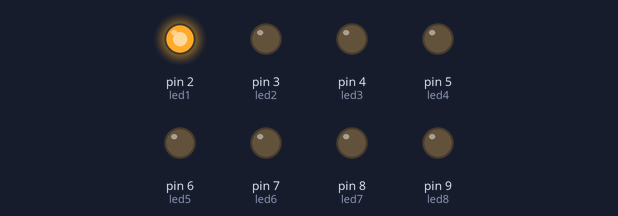
The sketch below on a simulated Arduino Uno, built with avr-gcc and run on an emulated ATmega328P. Shown: output pins drawn as LEDs (lit = HIGH).

Above: at 0.05 s.
At 0.65 s:
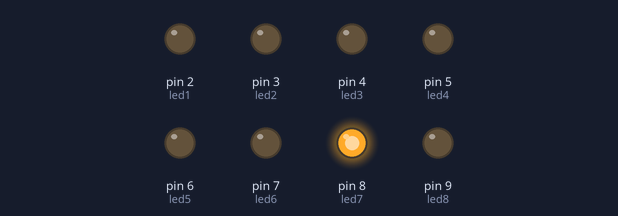
At 1.25 s:
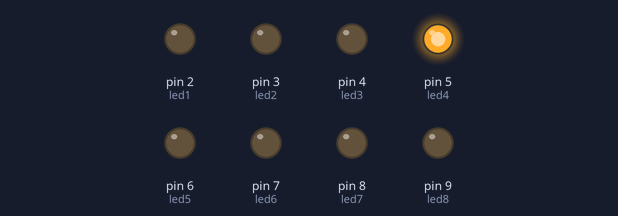
At 1.75 s:
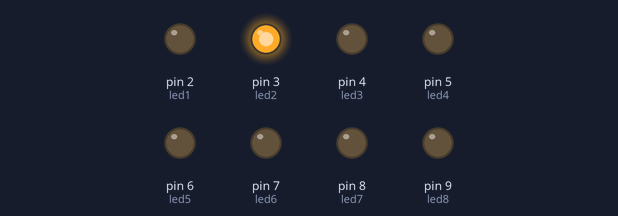
At 2.4 s:
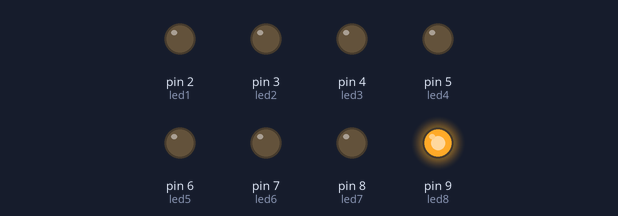
At 3.45 s:
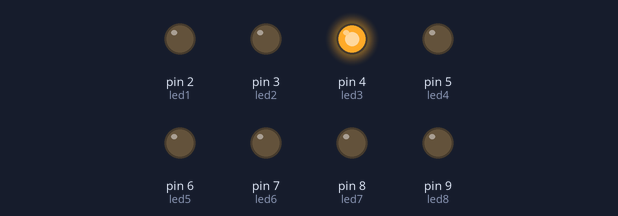
Timing chart, 0 to 3.8 s (numbered marks = the images above):
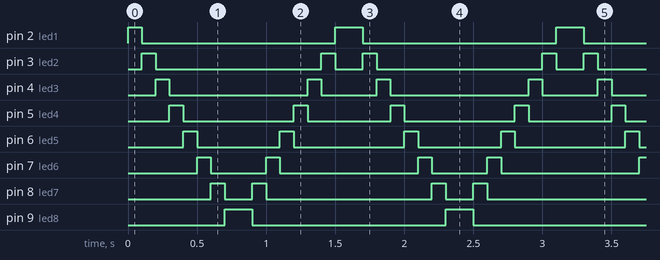

The sketch:

Forward___Reverse.ino
```cpp
int led1 = 2;
int led2 = 3;
int led3 = 4;
int led4 = 5;
int led5 = 6;
int led6 = 7;
int led7 = 8;
int led8 = 9;

void setup() {
  pinMode(led1, OUTPUT);
  pinMode(led2, OUTPUT);
  pinMode(led3, OUTPUT);
  pinMode(led4, OUTPUT);
  pinMode(led5, OUTPUT);
  pinMode(led6, OUTPUT);
  pinMode(led7, OUTPUT);
  pinMode(led8, OUTPUT);
}

void loop() {

  // Forward

  digitalWrite(led1, HIGH);
  delay(100);
  digitalWrite(led1, LOW);

  digitalWrite(led2, HIGH);
  delay(100);
  digitalWrite(led2, LOW);

  digitalWrite(led3, HIGH);
  delay(100);
  digitalWrite(led3, LOW);

  digitalWrite(led4, HIGH);
  delay(100);
  digitalWrite(led4, LOW);

  digitalWrite(led5, HIGH);
  delay(100);
  digitalWrite(led5, LOW);

  digitalWrite(led6, HIGH);
  delay(100);
  digitalWrite(led6, LOW);

  digitalWrite(led7, HIGH);
  delay(100);
  digitalWrite(led7, LOW);

  digitalWrite(led8, HIGH);
  delay(100);
  digitalWrite(led8, LOW);


  // Reverse

  digitalWrite(led8, HIGH);
  delay(100);
  digitalWrite(led8, LOW);

  digitalWrite(led7, HIGH);
  delay(100);
  digitalWrite(led7, LOW);

  digitalWrite(led6, HIGH);
  delay(100);
  digitalWrite(led6, LOW);

  digitalWrite(led5, HIGH);
  delay(100);
  digitalWrite(led5, LOW);

  digitalWrite(led4, HIGH);
  delay(100);
  digitalWrite(led4, LOW);

  digitalWrite(led3, HIGH);
  delay(100);
  digitalWrite(led3, LOW);

  digitalWrite(led2, HIGH);
  delay(100);
  digitalWrite(led2, LOW);

  digitalWrite(led1, HIGH);
  delay(100);
  digitalWrite(led1, LOW);
}
```

Measured:
- by itself, pin 2 (led1): repeats every 1.6 s: LOW 1.4 s, HIGH 0.20 s
- by itself, pin 3 (led2): repeats every 1.6 s: LOW 1.2 s, HIGH 0.10 s, LOW 0.20 s, HIGH 0.10 s
- by itself, pin 4 (led3): repeats every 1.6 s: LOW 1.0 s, HIGH 0.10 s, LOW 0.40 s, HIGH 0.10 s
- by itself, pin 5 (led4): repeats every 1.6 s: LOW 0.80 s, HIGH 0.10 s, LOW 0.60 s, HIGH 0.10 s
- by itself, pin 6 (led5): repeats every 1.6 s: LOW 0.60 s, HIGH 0.10 s, LOW 0.80 s, HIGH 0.10 s
- by itself, pin 7 (led6): repeats every 1.6 s: LOW 0.40 s, HIGH 0.10 s, LOW 1.0 s, HIGH 0.10 s
- by itself, pin 8 (led7): repeats every 1.6 s: LOW 0.20 s, HIGH 0.10 s, LOW 1.2 s, HIGH 0.10 s
- by itself, pin 9 (led8): alternates HIGH for 0.20 s and LOW for 1.4 s
